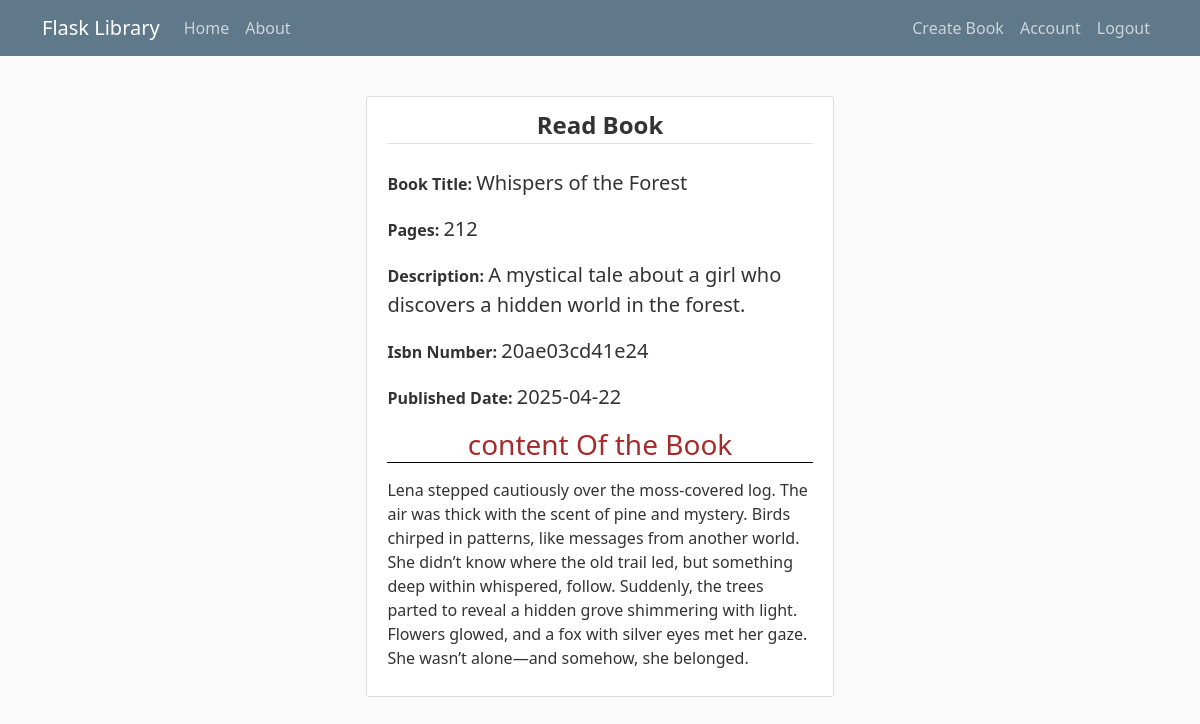
The page /book/8 (signed in) on the database its author committed.
### flasklibrary/models.py (models this page shows, shortened)
class Book(db.Model):
    id = db.Column(db.Integer, primary_key= True)
    title =  db.Column(db.String(100), nullable=False)
    published_date = db.Column(db.DateTime, nullable = False, default = datetime.utcnow )
    pages = db.Column(db.Integer, nullable=False)
    isbn = db.Column(db.String(50), unique= True,nullable=False)
    description = db.Column(db.String(100),nullable=False)
    image_file = db.Column(db.String(100), nullable=False)
    content = db.Column(db.Text, nullable = False)

### flasklibrary/routes.py (the view)
@app.route("/book/<int:book_id>")
@login_required
def read_book(book_id):
    book = Book.query.get_or_404(book_id)
    return render_template('read_book.html',book=book)

### flasklibrary/models.py (called while the page is built)
@login_manager.user_loader
def load_user(user_id):
    return User.query.get(int(user_id))

### flasklibrary/templates/read_book.html (shortened to what this page needs)
{% extends "layout.html" %}
{% block content %}
<div class="content-section">
    <legend class="text-center border-bottom mb-4 fw-bold">Read Book</legend>
    <p class="fw-bold">Book Title: <span style="font-size: 20px;font-weight: 400;">{{book.title}}</span> </p>
    <p class="fw-bold">Pages: <span style="font-size: 20px;font-weight: 400;">{{book.pages}}</span></p>
    <p class="fw-bold">Description: <span style="font-size: 20px;font-weight: 400;">{{book.description}}</span></p>
    <p class="fw-bold">Isbn Number: <span style="font-size: 20px;font-weight: 400;">{{book.isbn}}</span></p>
    <p class="fw-bold">Published Date: <span style="font-size: 20px;font-weight: 400;">{{book.published_date.strftime('%Y-%m-%d')}}</span></p>
    <h3 style="text-align: center;color: brown; border-bottom: 1px solid black;margin-bottom: 15px;">content Of the Book</h3>
    <p>{{book.content}}</p>
</div>
{% endblock content %}

### flasklibrary/static/main.css (style rules this page uses)
body { background: #fafafa; color: #333333; margin-top: 5rem; }
h1, h2, h3, h4, h5, h6 { color: #444444; }
.content-section { background: #ffffff; padding: 10px 20px; border: 1px solid #dddddd; border-radius: 3px; margin-bottom: 20px; margin: auto; width: 40%; }

### rows shown on the page
Book: title "Whispers of the Forest", pages "212", description "A mystical tale about a girl who discovers a hidden world in the forest.", isbn "20ae03cd41e24", published_date "2025-04-22", content "Lena stepped cautiously over the moss-covered log. The air was thick with the scent of pine and mystery. Birds chirped in patterns, like messages from another world. She didn’t know where the old trail led, but something deep within whispered, follow. Suddenly, the trees parted to reveal a hidden grove shimmering with light. Flowers glowed, and a fox with silver eyes met her gaze. She wasn’t alone—and somehow, she belonged."
